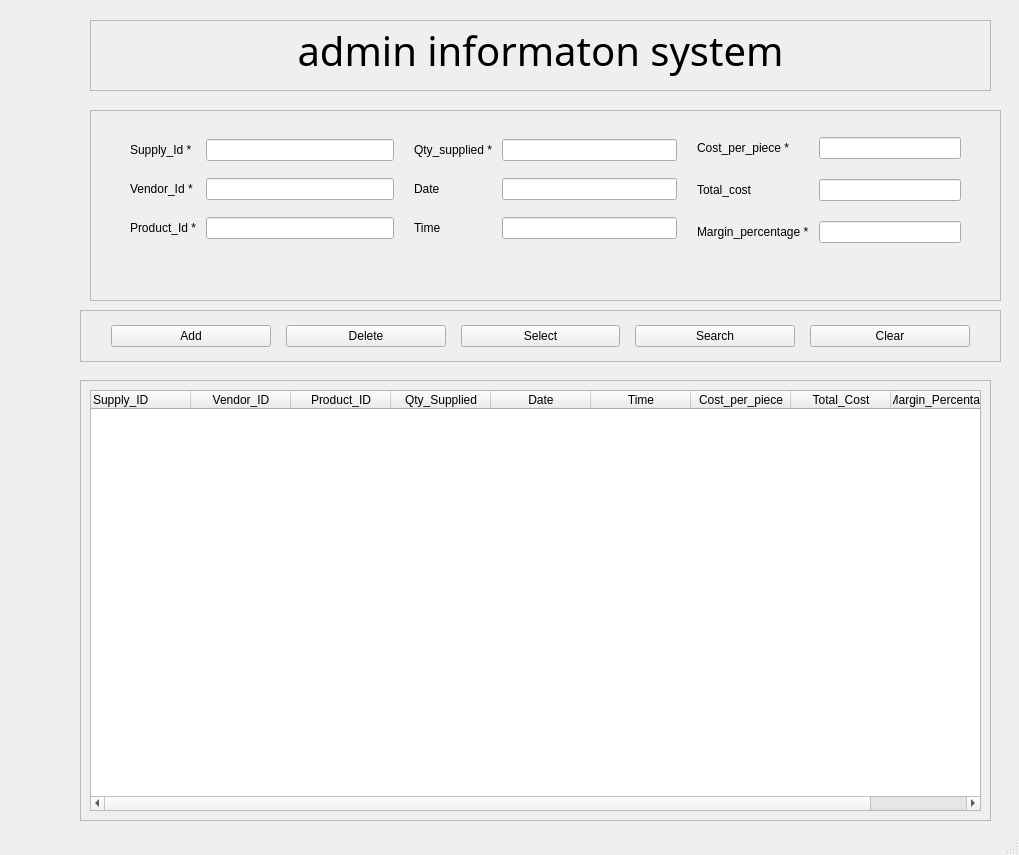
<?xml version="1.0" encoding="UTF-8"?>
<ui version="4.0">
 <class>MainWindow</class>
 <widget class="QMainWindow" name="MainWindow">
  <property name="geometry">
   <rect>
    <x>0</x>
    <y>0</y>
    <width>1019</width>
    <height>855</height>
   </rect>
  </property>
  <property name="windowTitle">
   <string>MainWindow</string>
  </property>
  <widget class="QWidget" name="centralwidget">
   <widget class="QFrame" name="frame">
    <property name="geometry">
     <rect>
      <x>90</x>
      <y>20</y>
      <width>901</width>
      <height>71</height>
     </rect>
    </property>
    <property name="font">
     <font>
      <family>Script MT Bold</family>
      <pointsize>30</pointsize>
      <weight>75</weight>
      <bold>true</bold>
     </font>
    </property>
    <property name="frameShape">
     <enum>QFrame::StyledPanel</enum>
    </property>
    <property name="frameShadow">
     <enum>QFrame::Raised</enum>
    </property>
    <widget class="QLabel" name="title_label">
     <property name="geometry">
      <rect>
       <x>30</x>
       <y>0</y>
       <width>841</width>
       <height>61</height>
      </rect>
     </property>
     <property name="font">
      <font>
       <family>Script MT Bold</family>
       <pointsize>30</pointsize>
       <weight>50</weight>
       <bold>false</bold>
      </font>
     </property>
     <property name="text">
      <string>admin informaton system</string>
     </property>
     <property name="alignment">
      <set>Qt::AlignCenter</set>
     </property>
    </widget>
   </widget>
   <widget class="QFrame" name="info_frame">
    <property name="geometry">
     <rect>
      <x>90</x>
      <y>110</y>
      <width>911</width>
      <height>191</height>
     </rect>
    </property>
    <property name="frameShape">
     <enum>QFrame::StyledPanel</enum>
    </property>
    <property name="frameShadow">
     <enum>QFrame::Raised</enum>
    </property>
    <widget class="QWidget" name="layoutWidget">
     <property name="geometry">
      <rect>
       <x>10</x>
       <y>0</y>
       <width>891</width>
       <height>161</height>
      </rect>
     </property>
     <layout class="QGridLayout" name="gridLayout_4">
      <property name="leftMargin">
       <number>30</number>
      </property>
      <property name="topMargin">
       <number>20</number>
      </property>
      <property name="rightMargin">
       <number>30</number>
      </property>
      <property name="bottomMargin">
       <number>20</number>
      </property>
      <property name="horizontalSpacing">
       <number>20</number>
      </property>
      <property name="verticalSpacing">
       <number>10</number>
      </property>
      <item row="0" column="0">
       <layout class="QGridLayout" name="gridLayout">
        <property name="horizontalSpacing">
         <number>10</number>
        </property>
        <property name="verticalSpacing">
         <number>15</number>
        </property>
        <item row="0" column="0">
         <widget class="QLabel" name="label_2">
          <property name="text">
           <string>Supply_Id *</string>
          </property>
         </widget>
        </item>
        <item row="0" column="1">
         <widget class="QLineEdit" name="lineEdit"/>
        </item>
        <item row="1" column="0">
         <widget class="QLabel" name="label_3">
          <property name="text">
           <string>Vendor_Id *</string>
          </property>
         </widget>
        </item>
        <item row="1" column="1">
         <widget class="QLineEdit" name="lineEdit_2"/>
        </item>
        <item row="2" column="0">
         <widget class="QLabel" name="label_4">
          <property name="text">
           <string>Product_Id *</string>
          </property>
         </widget>
        </item>
        <item row="2" column="1">
         <widget class="QLineEdit" name="lineEdit_3"/>
        </item>
       </layout>
      </item>
      <item row="0" column="1">
       <layout class="QGridLayout" name="gridLayout_2">
        <property name="horizontalSpacing">
         <number>10</number>
        </property>
        <property name="verticalSpacing">
         <number>15</number>
        </property>
        <item row="0" column="0">
         <widget class="QLabel" name="label_6">
          <property name="text">
           <string>Qty_supplied *</string>
          </property>
         </widget>
        </item>
        <item row="0" column="1">
         <widget class="QLineEdit" name="lineEdit_4"/>
        </item>
        <item row="1" column="0">
         <widget class="QLabel" name="label_8">
          <property name="text">
           <string>Date</string>
          </property>
         </widget>
        </item>
        <item row="1" column="1">
         <widget class="QLineEdit" name="lineEdit_5"/>
        </item>
        <item row="2" column="0">
         <widget class="QLabel" name="label_7">
          <property name="text">
           <string>Time</string>
          </property>
         </widget>
        </item>
        <item row="2" column="1">
         <widget class="QLineEdit" name="lineEdit_6"/>
        </item>
       </layout>
      </item>
      <item row="0" column="2">
       <layout class="QGridLayout" name="gridLayout_3">
        <property name="horizontalSpacing">
         <number>10</number>
        </property>
        <property name="verticalSpacing">
         <number>20</number>
        </property>
        <item row="0" column="0">
         <widget class="QLabel" name="label_5">
          <property name="text">
           <string>Cost_per_piece *</string>
          </property>
         </widget>
        </item>
        <item row="1" column="0">
         <widget class="QLabel" name="label_9">
          <property name="text">
           <string>Total_cost</string>
          </property>
         </widget>
        </item>
        <item row="0" column="1">
         <widget class="QLineEdit" name="lineEdit_7"/>
        </item>
        <item row="1" column="1">
         <widget class="QLineEdit" name="lineEdit_8"/>
        </item>
        <item row="2" column="0">
         <widget class="QLabel" name="label">
          <property name="enabled">
           <bool>true</bool>
          </property>
          <property name="text">
           <string>Margin_percentage *</string>
          </property>
          <property name="buddy">
           <cstring></cstring>
          </property>
         </widget>
        </item>
        <item row="2" column="1">
         <widget class="QLineEdit" name="lineEdit_9"/>
        </item>
       </layout>
      </item>
     </layout>
    </widget>
   </widget>
   <widget class="QFrame" name="function_frame">
    <property name="geometry">
     <rect>
      <x>80</x>
      <y>310</y>
      <width>921</width>
      <height>52</height>
     </rect>
    </property>
    <property name="frameShape">
     <enum>QFrame::StyledPanel</enum>
    </property>
    <property name="frameShadow">
     <enum>QFrame::Raised</enum>
    </property>
    <layout class="QHBoxLayout" name="horizontalLayout">
     <property name="spacing">
      <number>15</number>
     </property>
     <property name="leftMargin">
      <number>30</number>
     </property>
     <property name="topMargin">
      <number>10</number>
     </property>
     <property name="rightMargin">
      <number>30</number>
     </property>
     <property name="bottomMargin">
      <number>10</number>
     </property>
     <item>
      <widget class="QPushButton" name="addButton">
       <property name="text">
        <string>Add</string>
       </property>
      </widget>
     </item>
     <item>
      <widget class="QPushButton" name="updateButton">
       <property name="text">
        <string>Delete</string>
       </property>
      </widget>
     </item>
     <item>
      <widget class="QPushButton" name="selectButton">
       <property name="text">
        <string>Select</string>
       </property>
      </widget>
     </item>
     <item>
      <widget class="QPushButton" name="searchButton">
       <property name="text">
        <string>Search</string>
       </property>
      </widget>
     </item>
     <item>
      <widget class="QPushButton" name="clearButton">
       <property name="text">
        <string>Clear</string>
       </property>
      </widget>
     </item>
    </layout>
   </widget>
   <widget class="QFrame" name="result_frame">
    <property name="geometry">
     <rect>
      <x>80</x>
      <y>380</y>
      <width>911</width>
      <height>441</height>
     </rect>
    </property>
    <property name="frameShape">
     <enum>QFrame::StyledPanel</enum>
    </property>
    <property name="frameShadow">
     <enum>QFrame::Raised</enum>
    </property>
    <layout class="QHBoxLayout" name="horizontalLayout_2">
     <item>
      <widget class="QTableWidget" name="tableWidget">
       <property name="mouseTracking">
        <bool>true</bool>
       </property>
       <property name="focusPolicy">
        <enum>Qt::NoFocus</enum>
       </property>
       <property name="showGrid">
        <bool>false</bool>
       </property>
       <attribute name="horizontalHeaderStretchLastSection">
        <bool>true</bool>
       </attribute>
       <column>
        <property name="text">
         <string>Supply_ID</string>
        </property>
        <property name="textAlignment">
         <set>AlignLeading|AlignVCenter</set>
        </property>
       </column>
       <column>
        <property name="text">
         <string>Vendor_ID</string>
        </property>
       </column>
       <column>
        <property name="text">
         <string>Product_ID</string>
        </property>
       </column>
       <column>
        <property name="text">
         <string>Qty_Supplied</string>
        </property>
       </column>
       <column>
        <property name="text">
         <string>Date</string>
        </property>
       </column>
       <column>
        <property name="text">
         <string>Time</string>
        </property>
       </column>
       <column>
        <property name="text">
         <string>Cost_per_piece</string>
        </property>
       </column>
       <column>
        <property name="text">
         <string>Total_Cost</string>
        </property>
       </column>
       <column>
        <property name="text">
         <string>Margin_Percentage</string>
        </property>
       </column>
      </widget>
     </item>
    </layout>
   </widget>
  </widget>
  <widget class="QMenuBar" name="menubar">
   <property name="geometry">
    <rect>
     <x>0</x>
     <y>0</y>
     <width>1019</width>
     <height>26</height>
    </rect>
   </property>
  </widget>
  <widget class="QStatusBar" name="statusbar"/>
 </widget>
 <resources/>
 <connections/>
</ui>
